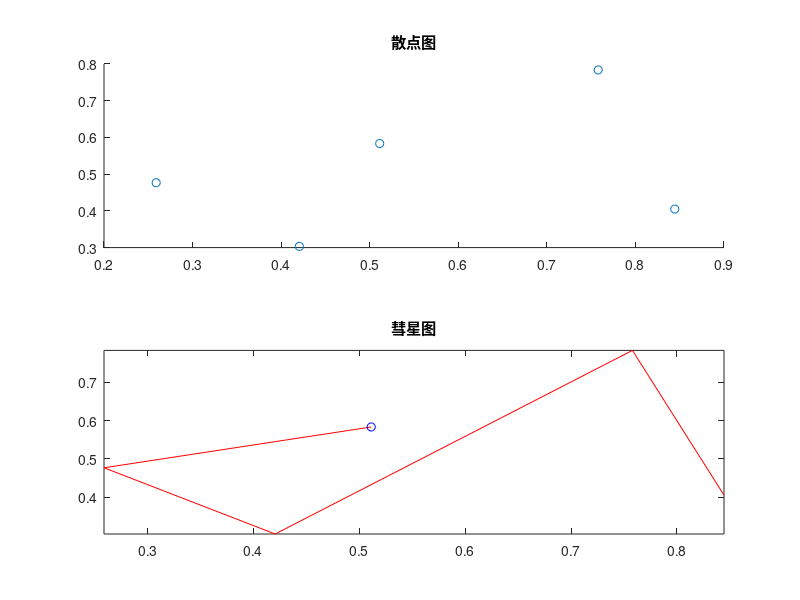

Reproduce this figure in MATLAB.
rng('default')
x=rand(1,5);y=rand(1,5);
figure;
subplot(2,1,1);scatter(x,y);title('散点图')
subplot(2,1,2);comet(x,y);title('彗星图')
